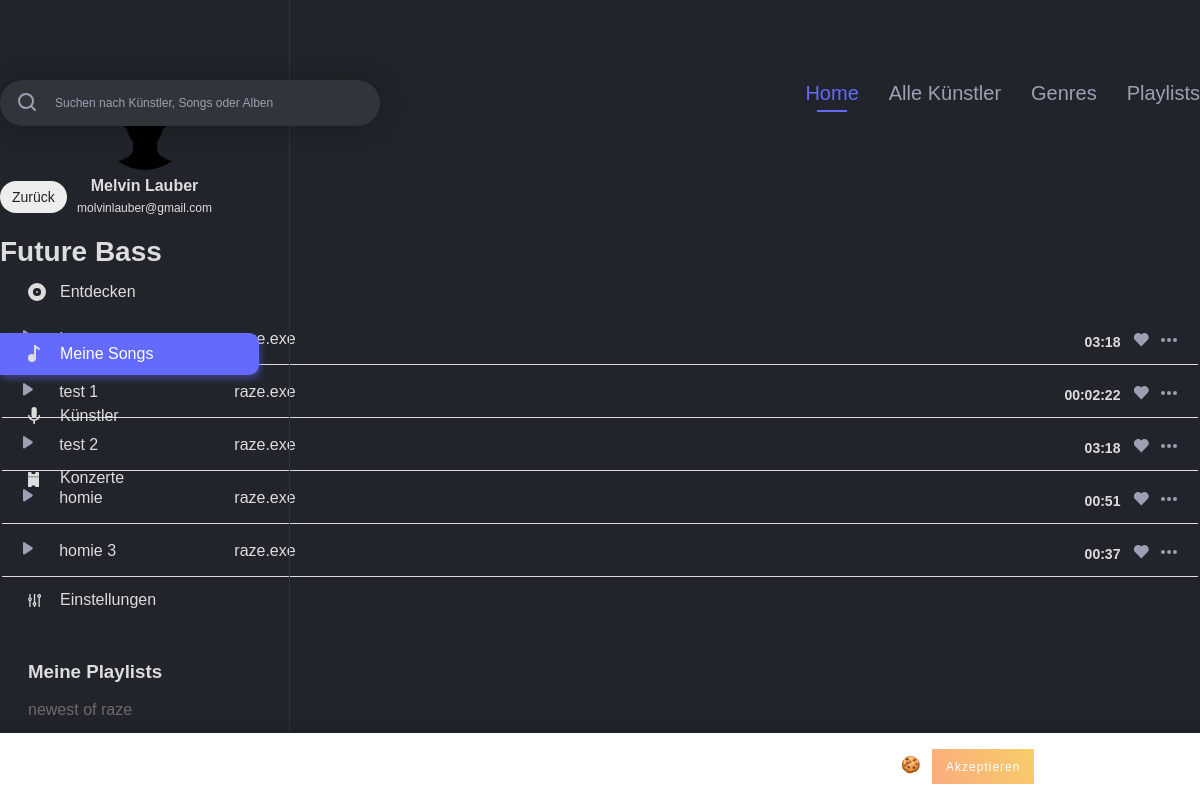
The page /genre_detail.php?genre_id=2 (signed in) on the database as committed earlier.
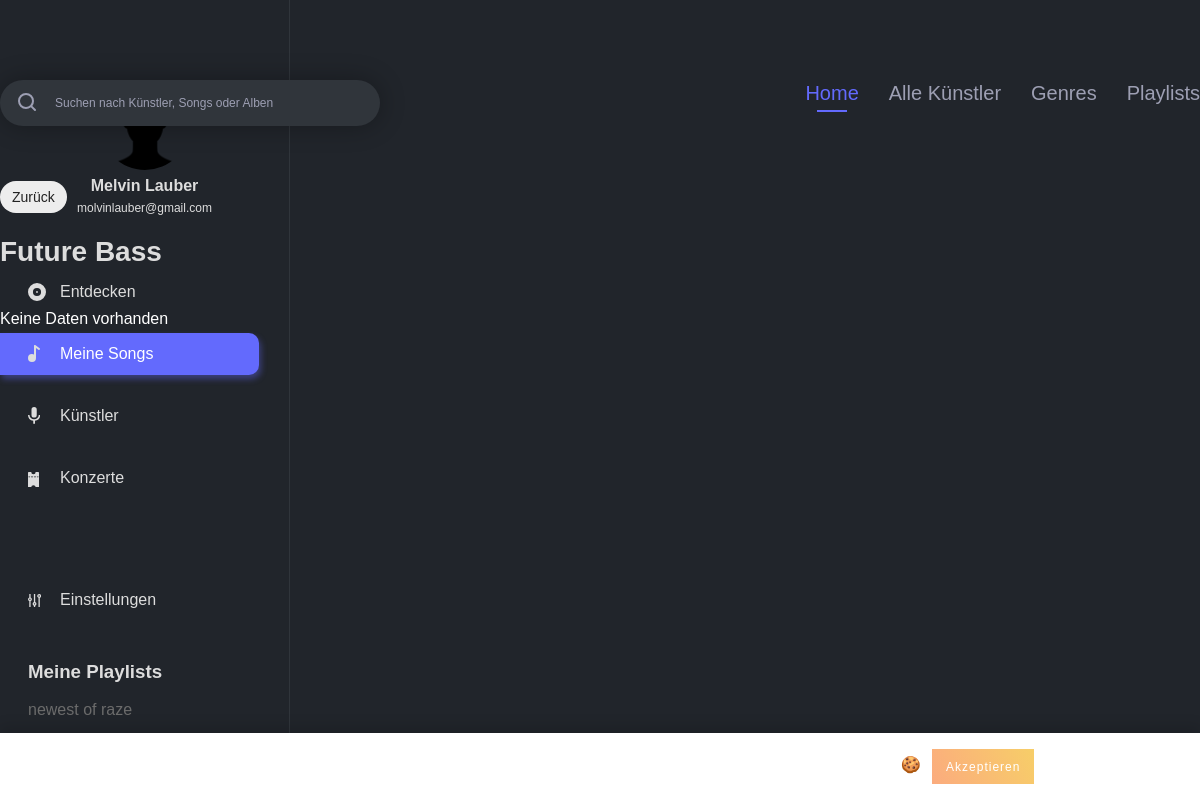
The same page on the database as committed later.
### tables this page shows
CREATE TABLE IF NOT EXISTS `users` (
  `id` int(11) NOT NULL AUTO_INCREMENT,
  `username` varchar(255) NOT NULL,
  `email` varchar(255) NOT NULL,
  `firstname` varchar(255) NOT NULL,
  `lastname` varchar(255) NOT NULL,
  `password_hash` varchar(255) NOT NULL,
  `password_token` varchar(255) NOT NULL,
  `is_artist` int(1) NOT NULL,
  `has_darkmode` tinyint(1) NOT NULL,
  PRIMARY KEY (`id`),
  UNIQUE KEY `username` (`username`),
  UNIQUE KEY `email` (`email`)
);

CREATE TABLE IF NOT EXISTS `playlist` (
  `playlist_id` int(11) NOT NULL AUTO_INCREMENT,
  `playlist_name` varchar(255) NOT NULL,
  `user_id` int(11) NOT NULL,
  `playlist_description` text NOT NULL,
  PRIMARY KEY (`playlist_id`),
  KEY `playlist_fk0` (`user_id`)
);

CREATE TABLE IF NOT EXISTS `song` (
  `song_id` int(11) NOT NULL AUTO_INCREMENT,
  `artist_id_link` int(11) NOT NULL,
  `song_name` varchar(255) NOT NULL,
  `album_id_link` int(11) NOT NULL,
  `length` varchar(255) NOT NULL,
  `genre_id` int(11) NOT NULL,
  PRIMARY KEY (`song_id`),
  KEY `song_fk0` (`artist_id_link`),
  KEY `song_fk2` (`genre_id`),
  KEY `song_fk1` (`album_id_link`)
);

CREATE TABLE IF NOT EXISTS `artist` (
  `artist_id` int(11) NOT NULL AUTO_INCREMENT,
  `user_id` int(11) NOT NULL,
  `artist_firstname` varchar(255) NOT NULL,
  `artist_lastname` varchar(255) NOT NULL,
  `biography` text NOT NULL,
  PRIMARY KEY (`artist_id`),
  KEY `artist_fk0` (`user_id`)
);

### includes/start.php (called while the page is built, shortened)
<?php
include 'config.php';
include 'db.php';
if (isset($_SESSION['user']['id']) && !empty($_SESSION['user']['id'])) {
	$statement = $pdo->prepare("SELECT * FROM `users` WHERE `id` = :id");
	$result = $statement->execute(array('id' => $_SESSION['user']['id']));
}
if (isset($_SESSION['user']['has_darkmode']) && $_SESSION['user']['has_darkmode'] == 1) {
	$body_class = 'dark';
}
else {
	$body_class = '';
}
?>

### config.php (called while the page is built)
<?php
$config = array(
	'admin' => TRUE,
	'testing' => FALSE,
	'home' => FALSE,
	'school' => TRUE,
	'limit_upload_songs' => 20
);
$config['genres'] = array(
	1 => 'EDM',
	2 => 'Future Bass',
	3 => 'Dubstep',
	4 => 'Pop',
	5 => 'Metal',
	6 => 'Death Metal',
	7 => 'Rock',
	8 => 'Chill'
);

### genre_detail.php (the view, shortened to what this page needs)
<?php
include 'includes/start.php';
if (isset($_GET['genre_id']) && $_GET['genre_id'] != 0) {
	$genre_id = $_GET['genre_id'];
}
$genre_song_query = "SELECT * FROM `song` songs
					INNER JOIN `artist` artists ON artists.artist_id = songs.artist_id_link
					INNER JOIN `album` album ON album.album_id = songs.album_id_link
					WHERE `genre_id` = ".$genre_id;
?>
<!DOCTYPE html>
<html lang="de">
	<head>
		<?php include 'includes/meta_data.php'; ?>
	</head>
	<body class="<?php echo $body_class; ?>">
		<?php include 'includes/navigation_left.php'; ?>
		<?php include 'includes/cookie_banner.php'; ?>
		<div class="main_content_wrapper">
			<div class="main_content_inner">
				<?php include 'includes/search_navi.php'; ?>
				<a class="back_link" href="javascript:history.back()"><?php echo BACK; ?></a>
				<h3 class="short_title"><?php echo $config['genres'][$genre_id]; ?></h3>
				<table class="saved_songs_list">
					<tbody>
						<?php
						$no_data = TRUE;
						foreach ($pdo->query($genre_song_query) as $genre_songs_data) {
							if (!empty($genre_songs_data)) {
								$statement_song = $pdo->prepare("SELECT `song_id` FROM `saved_songs` WHERE `song_id` = :song_id");
								$statement_song->bindParam(':song_id', $genre_songs_data['song_id']);
								$statement_song->execute();
								if ($statement_song->rowCount() > 0) {
									$like_class = 'liked';
								}
								else {
									$like_class = '';
								}
								?>
								<tr>
									<td class="play"><span class="play_song_wrapper play_song_class" data-cover=<?php echo $genre_songs_data['path_to_image']; ?> data-artist_id=<?php echo $genre_songs_data['artist_id_link']; ?> data-album_id=<?php echo $genre_songs_data['album_id_link']; ?> data-song=<?php echo $genre_songs_data['song_id']; ?> data-song_name="<?php echo $genre_songs_data['song_name'];?>" data-artist_name="<?php echo $genre_songs_data['artist_firstname'].' '.$genre_songs_data['artist_lastname']; ?>">
									 </span></td>
									<td class="song_name"><?php echo $genre_songs_data['song_name']; ?></td>
									<td class="artist_name"><a href="artist_detail.php?artist_id=<?php echo $genre_songs_data['artist_id']; ?>"><?php echo $genre_songs_data['artist_firstname'].' '.$genre_songs_data['artist_lastname']; ?></a></td>
									<td class="actions"><span class="like_wrapper like_song like <?php echo $like_class; ?>" data-song=<?php echo $genre_songs_data['song_id']; ?>></span></td>
									<td class="length"><?php echo $genre_songs_data['length']; ?></td>
								</tr>
						<?php
							}
							$no_data = FALSE;
						} ?>
					</tbody>
				</table>
				<?php
					if ($no_data == TRUE) {
						echo NO_DATA;
					}
				?>
			</div>
		</div>
	</body>

### includes/meta_data.php (shortened to what this page needs)
<link rel="stylesheet" href="css/styles.css">

### includes/navigation_left.php (shortened to what this page needs)
<?php
if(isset($_SESSION['active'])) {
	$active_class = $_SESSION['active'];
}
$query = "SELECT * FROM `users` WHERE `id` = ".$_SESSION['user']['id'];
$playlist_query = "SELECT * FROM `playlist` WHERE `user_id` = ".$_SESSION['user']['id'];
?>
<div class="navigation_left">
	<div class="navigation_wrapper">
		<div class="profile">
			<h3 class="profile_name">
				<?php foreach ($pdo->query($query) as $user_data) {
					echo $user_data['firstname'].' '.$user_data['lastname'];
				} ?>
			</h3>
			<p class="profile_mail">
				<?php foreach ($pdo->query($query) as $user_data) {
					echo $user_data['email'];
				} ?>
			</p>
		</div>
		<div class="main_navigation">
			<ul>
				<li class="navigation_element <?php if($active_class === 'discover') { echo 'active'; } ?>"><a href="index.php"><img class="svg" src="img/assets/discover.svg" alt="<?php echo DISCOVER; ?>"><?php echo DISCOVER; ?></a></li>
				<li class="navigation_element <?php if($active_class === 'my_songs') { echo 'active'; } ?>"><a href="my_songs.php"><img class="svg" src="img/assets/my_songs.svg" alt="<?php echo MY_SONGS; ?>"><?php echo MY_SONGS; ?></a></li>
				<li class="navigation_element <?php if($active_class === 'artists') { echo 'active'; } ?>"><a href="artists.php"><img class="svg" src="img/assets/artists.svg" alt="<?php echo ARTISTS; ?>"><?php echo ARTISTS; ?></a></li>
				<li class="navigation_element <?php if($active_class === 'events') { echo 'active'; } ?>"><a href="events.php"><img class="svg" src="img/assets/events.svg" alt="<?php echo EVENTS; ?>"><?php echo EVENTS; ?></a></li>
				<li class="navigation_element <?php if($active_class === 'settings') { echo 'active'; } ?>"><a href="settings.php"><img class="svg" src="img/assets/settings_nav.svg" alt="<?php echo SETTINGS; ?>"><?php echo SETTINGS; ?></a></li>
			</ul>
		</div>
		<div class="playlist_wrapper">
			<h3 class="playlist_title"><?php echo MY_PLAYLISTS; ?></h3>
			<ul>
				<?php foreach ($pdo->query($playlist_query) as $playlist_data) { ?>
					<li class="playlist_element"><a href="playlist_detail.php?playlist_id=<?php echo $playlist_data['playlist_id']; ?>"><?php echo $playlist_data['playlist_name']; ?></a></li>
				<?php } ?>
			</ul>
		</div>
	</div>
</div>

### includes/cookie_banner.php (shortened to what this page needs)
<div id="js-cookie-box" class="cookie-box cookie-box--hide">
Wir verwenden Cookies auf unserer Website, um die Benutzerfreundlichkeit der Website zu optimieren. 🍪 <span id="js-cookie-button" class="cookie-button">Akzeptieren</span>
</div>

### includes/search_navi.php (shortened to what this page needs)
<?php
if(isset($_SESSION['active_meta_nav'])) {
	$active_class_meta = $_SESSION['active_meta_nav'];
}
?>
<div id="search_navigation_wrap">
	<div class="search">
		<form class="search_form" action="search.php" method="post">
			<input class="search_field" type="text" name="search" placeholder="Suchen nach Künstler, Songs oder Alben">
		</form>
	</div>
	<div id="navigation">
		<ul>
			<li class="main_navigation_element <?php if($active_class_meta === 'discover') { echo 'active'; } ?>"><a href="index.php"><?php echo HOME; ?></a></li>
			<li class="main_navigation_element <?php if($active_class_meta === 'all_artists') { echo 'active'; } ?>"><a href="all_artists.php"><?php echo ALL_ARTISTS; ?></a></li>
			<li class="main_navigation_element <?php if($active_class_meta === 'genres') { echo 'active'; } ?>"><a href="genres.php"><?php echo GENRES; ?></a></li>
			<li class="main_navigation_element <?php if($active_class_meta === 'playlists') { echo 'active'; } ?>"><a href="playlists.php"><?php echo PLAYLISTS; ?></a></li>
		</ul>
	</div>
</div>

### css/_config.css (style rules this page uses)
:root { --primary-color: #636AFD; --primary-color_light: #e0e1ff; --text: #222; --navigation_left: #6B6B6B; --border: #C7C7C7; --light_text: #9D9FB3; --button: #ededed; --border-bottom: #707070; --background_dark_mode: #21252B; --dark_mode_border: #30353B; --dark_mode_input: #30353B; --dark_mode_light: #DDDDDD; --standard_shadow: 0 3px 27px rgba(0,0,0,0.39); --standard_radius: 13px; --standard_transition: all 0.3s ease; --error_color: #b20000; }

### css/_basic.css (style rules this page uses)
body { font-family: 'DM Sans', sans-serif; margin: 0; padding: 0; color: var(--text); -webkit-font-smoothing: antialiased; -moz-osx-font-smoothing: grayscale; }
h3 { margin: 0; padding: 0; }
h3.short_title { font-size: 28px; line-height: 37px; font-weight: 700; color: var(--text); margin-bottom: 40px; }
ul { padding: 0; margin: 0; }
.back_link { display: inline-block; font-size: 14px; background: var(--button); color: var(--text); text-decoration: none; border-radius: 50px; padding: 8px 12px; text-align: center; box-sizing: border-box; margin-bottom: 20px; }
.main_content_wrapper { padding-top: 80px; }
.main_content_inner { max-width: 1200px; margin: 0 auto; padding-bottom: 150px; box-sizing: border-box; }
.profile { text-align: center; }

### css/_content.css (style rules this page uses)
#search_navigation_wrap { margin-bottom: 55px; }
.search { float: left; position: relative; width: 380px; }
#navigation { float: right; }
#navigation ul li.main_navigation_element { float: left; font-size: 20px; line-height: 26px; color: var(--light_text); margin-left: 30px; list-style-type: none; }
#navigation ul li.main_navigation_element:hover, #navigation ul li.main_navigation_element.active { color: var(--primary-color); position: relative; }
#navigation ul li.main_navigation_element:hover:after, #navigation ul li.main_navigation_element.active:after { content: ''; position: absolute; bottom: -6px; left: 50%; transform: translateX(-50%); width: 30px; height: 2px; background: var(--primary-color); }
#navigation ul li.main_navigation_element a { text-decoration: none; color: inherit; }
#navigation ul li.main_navigation_element:first-child { margin-left: 0; }
#search_navigation_wrap .search { position: relative; z-index: 1; }
#search_navigation_wrap .search .search_form .search_field { font-size: 12px; line-height: 16px; color: var(--light_text); width: 100%; padding: 15px 20px; padding-left: 55px; border: none; -webkit-border-radius: 23px; -moz-border-radius: 23px; -o-border-radius: 23px; border-radius: 23px; box-shadow: 0 0 26px rgba(0,0,0,0.3); box-sizing: border-box; }
#search_navigation_wrap .search .search_form input.search_field::placeholder { font-size: 12px; line-height: 16px; color: var(--light_text); }
.cookie-box { position: fixed; left: 0; right: 0; bottom: 0; z-index: 9999; text-align: center; padding: 1rem 2rem; background: #fff; transition: all 0.75s cubic-bezier(0.19, 1, 0.22, 1); box-shadow: 0 -5px 14px rgba(0,0,0,0.16); }
.cookie-button { display: inline-block; cursor: pointer; padding: 0.65rem 0.85rem; margin-left: 0.45rem; color: #fff; font-size: 0.75rem; letter-spacing: 1px; background-image: linear-gradient(62deg, #fbab7E 0%, #f7ce68 100%); }

### css/_login.css (style rules this page uses)
input[type="text"], input[type="password"], input[type="number"], input[type="date"], textarea { font-size: 12px; line-height: 16px; color: var(--light_text); width: 100%; padding: 15px 20px; border: none; -webkit-border-radius: 23px; -moz-border-radius: 23px; -o-border-radius: 23px; border-radius: 23px; box-shadow: 0 0 26px rgba(0,0,0,0.3); box-sizing: border-box; }

### css/_dark.css (style rules this page uses)
body.dark { color: #fff; }
body.dark { background: var(--background_dark_mode); }
body.dark .navigation_left { border-right: 1px solid var(--dark_mode_border); }
body.dark input.search_field { background-color: var(--dark_mode_input); }
body.dark .navigation_left .main_navigation ul li a { color: var(--dark_mode_light); }
body.dark p { color: var(--dark_mode_light); }
body.dark h3 { color: var(--dark_mode_light); }
body.dark .saved_songs_list tr { border-bottom: 1px solid var(--dark_mode_light); }
body.dark .saved_songs_list tr td.song_name, .saved_songs_list tr td.artist_name a, .saved_songs_list tr td.artist_name a:hover { color: var(--dark_mode_light); }
body.dark .saved_songs_list tr td.artist_name a { color: var(--dark_mode_light); }
body.dark .saved_songs_list tr td.length { color: var(--dark_mode_light); }

Rows that differ between the two databases and show on the page:
removed song: artist_id_link.artist_firstname "raze.exe", length "03:18"
removed song: song_name "test 1", artist_id_link.artist_firstname "raze.exe", length "00:02:22"
removed song: song_name "test 2", artist_id_link.artist_firstname "raze.exe", length "03:18"
removed song: song_name "homie", artist_id_link.artist_firstname "raze.exe", length "00:51"
removed song: song_name "homie 3", artist_id_link.artist_firstname "raze.exe", length "00:37"
Other text that changed with them:
NO_DATA: (not shown) → "Keine Daten vorhanden"
